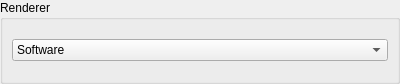
<?xml version="1.0" encoding="UTF-8"?>
<ui version="4.0">
 <class>WindowRenderer</class>
 <widget class="QWidget" name="WindowRenderer">
  <property name="geometry">
   <rect>
    <x>0</x>
    <y>0</y>
    <width>400</width>
    <height>84</height>
   </rect>
  </property>
  <property name="windowTitle">
   <string>Dialog</string>
  </property>
  <layout class="QVBoxLayout" name="verticalLayout">
   <property name="leftMargin">
    <number>0</number>
   </property>
   <property name="topMargin">
    <number>0</number>
   </property>
   <property name="rightMargin">
    <number>0</number>
   </property>
   <property name="bottomMargin">
    <number>0</number>
   </property>
   <item>
    <widget class="QGroupBox" name="groupBox">
     <property name="title">
      <string>Renderer</string>
     </property>
     <layout class="QVBoxLayout" name="verticalLayout_3">
      <item>
       <widget class="QComboBox" name="comboBox_renderer">
        <item>
         <property name="text">
          <string>Software</string>
         </property>
        </item>
        <item>
         <property name="text">
          <string>OpenGL</string>
         </property>
        </item>
       </widget>
      </item>
     </layout>
    </widget>
   </item>
  </layout>
 </widget>
 <resources/>
 <connections/>
</ui>
